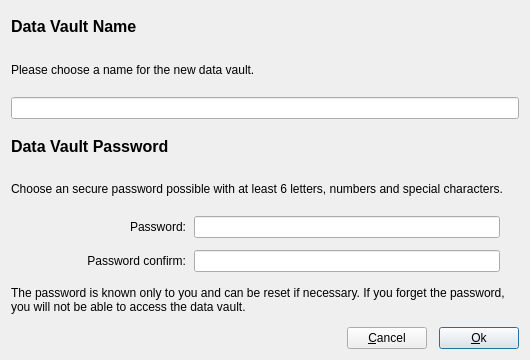
<?xml version="1.0" encoding="UTF-8"?>
<ui version="4.0">
 <class>UiDataVaultDialog</class>
 <widget class="QDialog" name="UiDataVaultDialog">
  <property name="geometry">
   <rect>
    <x>0</x>
    <y>0</y>
    <width>530</width>
    <height>360</height>
   </rect>
  </property>
  <property name="minimumSize">
   <size>
    <width>530</width>
    <height>360</height>
   </size>
  </property>
  <property name="windowTitle">
   <string>Dialog</string>
  </property>
  <layout class="QVBoxLayout" name="verticalLayoutDataVaultDialog">
   <property name="spacing">
    <number>12</number>
   </property>
   <item>
    <widget class="QLabel" name="labelVaultName">
     <property name="font">
      <font>
       <pointsize>12</pointsize>
       <weight>75</weight>
       <bold>true</bold>
      </font>
     </property>
     <property name="text">
      <string>Data Vault Name</string>
     </property>
     <property name="textFormat">
      <enum>Qt::PlainText</enum>
     </property>
    </widget>
   </item>
   <item>
    <widget class="QLabel" name="labelVaultNameDescription">
     <property name="text">
      <string>Please choose a name for the new data vault.</string>
     </property>
     <property name="textFormat">
      <enum>Qt::PlainText</enum>
     </property>
     <property name="wordWrap">
      <bool>true</bool>
     </property>
     <property name="buddy">
      <cstring>lineEditVaultName</cstring>
     </property>
    </widget>
   </item>
   <item>
    <widget class="QLineEdit" name="lineEditVaultName"/>
   </item>
   <item>
    <widget class="QLabel" name="labelVaultPassword">
     <property name="font">
      <font>
       <pointsize>12</pointsize>
       <weight>75</weight>
       <bold>true</bold>
      </font>
     </property>
     <property name="text">
      <string>Data Vault Password</string>
     </property>
     <property name="textFormat">
      <enum>Qt::PlainText</enum>
     </property>
    </widget>
   </item>
   <item>
    <widget class="QLabel" name="labelVaultPasswordDescriptionTop">
     <property name="text">
      <string>Choose an secure password possible with at least 6 letters, numbers and special characters.</string>
     </property>
     <property name="textFormat">
      <enum>Qt::PlainText</enum>
     </property>
     <property name="wordWrap">
      <bool>true</bool>
     </property>
    </widget>
   </item>
   <item>
    <layout class="QHBoxLayout" name="horizontalLayoutPasswordBox">
     <item>
      <spacer name="horizontalSpacerPassword">
       <property name="orientation">
        <enum>Qt::Horizontal</enum>
       </property>
       <property name="sizeType">
        <enum>QSizePolicy::Fixed</enum>
       </property>
       <property name="sizeHint" stdset="0">
        <size>
         <width>60</width>
         <height>20</height>
        </size>
       </property>
      </spacer>
     </item>
     <item>
      <layout class="QVBoxLayout" name="verticalLayoutPasswordBox">
       <item>
        <layout class="QHBoxLayout" name="horizontalLayoutPassword">
         <property name="spacing">
          <number>3</number>
         </property>
         <item>
          <widget class="QLabel" name="labelPassword">
           <property name="minimumSize">
            <size>
             <width>120</width>
             <height>0</height>
            </size>
           </property>
           <property name="text">
            <string>Password:</string>
           </property>
           <property name="alignment">
            <set>Qt::AlignRight|Qt::AlignTrailing|Qt::AlignVCenter</set>
           </property>
           <property name="indent">
            <number>5</number>
           </property>
           <property name="buddy">
            <cstring>lineEditPassword</cstring>
           </property>
          </widget>
         </item>
         <item>
          <widget class="QLineEdit" name="lineEditPassword"/>
         </item>
         <item>
          <widget class="QLabel" name="label">
           <property name="minimumSize">
            <size>
             <width>16</width>
             <height>16</height>
            </size>
           </property>
           <property name="maximumSize">
            <size>
             <width>16</width>
             <height>16</height>
            </size>
           </property>
           <property name="toolTip">
            <string>&lt;html&gt;
&lt;body&gt;
    &lt;h6&gt;Password Rules&lt;/h6&gt;
    &lt;ul&gt;
        &lt;li&gt;At least one lower and upper case letter: a-z A-Z öäü ÖÄÜ&lt;/li&gt;
        &lt;li&gt;At least one digit: 0-9&lt;/li&gt;
        &lt;li&gt;At least one of special character: !&amp;quot;§$%&amp;/()=?&amp;#180;&amp;#96;{}[]\ß&amp;#64;€~’*'+#-_.:,;µ&amp;ouml;&amp;auml;&amp;uuml;&amp;Ouml;&amp;Auml;&amp;Uuml;&amp;lt;|&amp;gt;&lt;/li&gt;
        &lt;li&gt;Minimum six in length 6 (with the anchors)&lt;/li&gt;
    &lt;/ul&gt;
&lt;/body&gt;
&lt;/html&gt;
</string>
           </property>
           <property name="pixmap">
            <pixmap resource="../../res/olbaflinx.qrc">:/general/question</pixmap>
           </property>
           <property name="scaledContents">
            <bool>true</bool>
           </property>
          </widget>
         </item>
        </layout>
       </item>
       <item>
        <layout class="QHBoxLayout" name="horizontalLayoutPasswordConfirm">
         <property name="spacing">
          <number>3</number>
         </property>
         <item>
          <widget class="QLabel" name="labelPasswordConfirm">
           <property name="minimumSize">
            <size>
             <width>120</width>
             <height>0</height>
            </size>
           </property>
           <property name="text">
            <string>Password confirm:</string>
           </property>
           <property name="alignment">
            <set>Qt::AlignRight|Qt::AlignTrailing|Qt::AlignVCenter</set>
           </property>
           <property name="indent">
            <number>5</number>
           </property>
           <property name="buddy">
            <cstring>lineEditPasswordConfirm</cstring>
           </property>
          </widget>
         </item>
         <item>
          <widget class="QLineEdit" name="lineEditPasswordConfirm"/>
         </item>
         <item>
          <widget class="QLabel" name="label_2">
           <property name="minimumSize">
            <size>
             <width>16</width>
             <height>16</height>
            </size>
           </property>
           <property name="maximumSize">
            <size>
             <width>16</width>
             <height>16</height>
            </size>
           </property>
           <property name="toolTip">
            <string>&lt;html&gt;
&lt;body&gt;
    &lt;h6&gt;Password Rules&lt;/h6&gt;
    &lt;ul&gt;
        &lt;li&gt;At least one lower and upper case letter: a-z A-Z öäü ÖÄÜ&lt;/li&gt;
        &lt;li&gt;At least one digit: 0-9&lt;/li&gt;
        &lt;li&gt;At least one of special character: !&amp;quot;§$%&amp;/()=?&amp;#180;&amp;#96;{}[]\ß&amp;#64;€~’*'+#-_.:,;µ&amp;ouml;&amp;auml;&amp;uuml;&amp;Ouml;&amp;Auml;&amp;Uuml;&amp;lt;|&amp;gt;&lt;/li&gt;
        &lt;li&gt;Minimum six in length 6 (with the anchors)&lt;/li&gt;
    &lt;/ul&gt;
&lt;/body&gt;
&lt;/html&gt;
</string>
           </property>
           <property name="pixmap">
            <pixmap resource="../../res/olbaflinx.qrc">:/general/question</pixmap>
           </property>
           <property name="scaledContents">
            <bool>true</bool>
           </property>
          </widget>
         </item>
        </layout>
       </item>
      </layout>
     </item>
    </layout>
   </item>
   <item>
    <widget class="QLabel" name="labelVaultPasswordDescriptionBottom">
     <property name="text">
      <string>The password is known only to you and can be reset if necessary. If you forget the password, you will not be able to access the data vault.</string>
     </property>
     <property name="textFormat">
      <enum>Qt::PlainText</enum>
     </property>
     <property name="wordWrap">
      <bool>true</bool>
     </property>
    </widget>
   </item>
   <item>
    <layout class="QHBoxLayout" name="horizontalLayoutDataVaultDialogButtons">
     <item>
      <spacer name="horizontalSpacerButtons">
       <property name="orientation">
        <enum>Qt::Horizontal</enum>
       </property>
       <property name="sizeHint" stdset="0">
        <size>
         <width>40</width>
         <height>20</height>
        </size>
       </property>
      </spacer>
     </item>
     <item>
      <widget class="QPushButton" name="pushButtonCancel">
       <property name="text">
        <string>&amp;Cancel</string>
       </property>
       <property name="icon">
        <iconset theme="cancel">
         <normaloff>.</normaloff>.</iconset>
       </property>
      </widget>
     </item>
     <item>
      <widget class="QPushButton" name="pushButtonOk">
       <property name="text">
        <string>&amp;Ok</string>
       </property>
       <property name="icon">
        <iconset theme="checkmark">
         <normaloff>.</normaloff>.</iconset>
       </property>
       <property name="default">
        <bool>true</bool>
       </property>
      </widget>
     </item>
    </layout>
   </item>
  </layout>
 </widget>
 <tabstops>
  <tabstop>lineEditVaultName</tabstop>
  <tabstop>lineEditPassword</tabstop>
  <tabstop>lineEditPasswordConfirm</tabstop>
  <tabstop>pushButtonOk</tabstop>
  <tabstop>pushButtonCancel</tabstop>
 </tabstops>
 <resources>
  <include location="../../res/olbaflinx.qrc"/>
 </resources>
 <connections>
  <connection>
   <sender>pushButtonCancel</sender>
   <signal>clicked()</signal>
   <receiver>UiDataVaultDialog</receiver>
   <slot>reject()</slot>
   <hints>
    <hint type="sourcelabel">
     <x>308</x>
     <y>323</y>
    </hint>
    <hint type="destinationlabel">
     <x>188</x>
     <y>322</y>
    </hint>
   </hints>
  </connection>
  <connection>
   <sender>pushButtonOk</sender>
   <signal>clicked()</signal>
   <receiver>UiDataVaultDialog</receiver>
   <slot>accept()</slot>
   <hints>
    <hint type="sourcelabel">
     <x>408</x>
     <y>326</y>
    </hint>
    <hint type="destinationlabel">
     <x>113</x>
     <y>331</y>
    </hint>
   </hints>
  </connection>
 </connections>
</ui>
